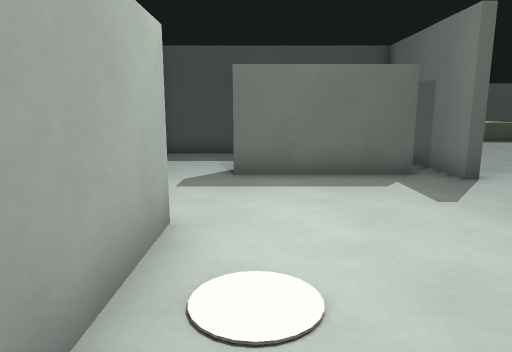
View 1 (above)

20 first-person views from a walk through a level from a Godot 3-D game. The camera is 1.4 m above the floor, tilts 10° down and sees 70° across. The floor is counted in squares, 1 m on a side. Each view is taken from the middle of a square. On the plan, view 1 faces up. The plan holds only what a view shows up to about 16 squares ahead; the rest is blank. Characters and animated objects are left out.

View 2
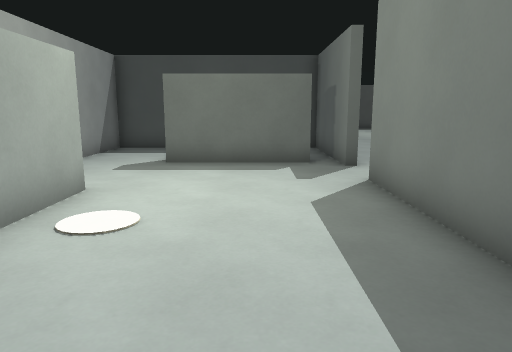

View 3
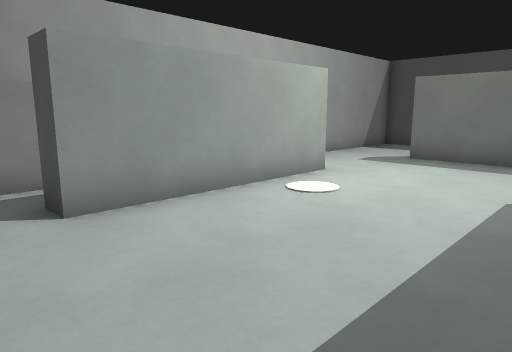

View 4
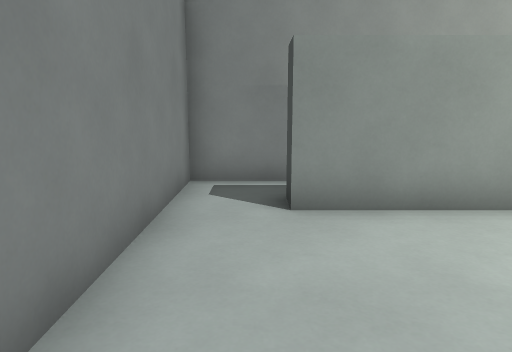

View 5
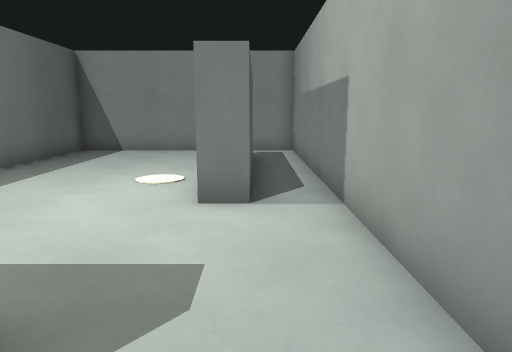

View 6
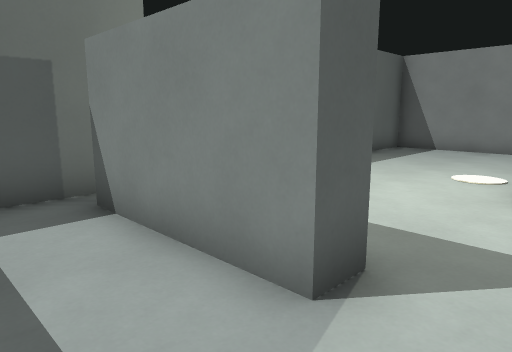

View 7
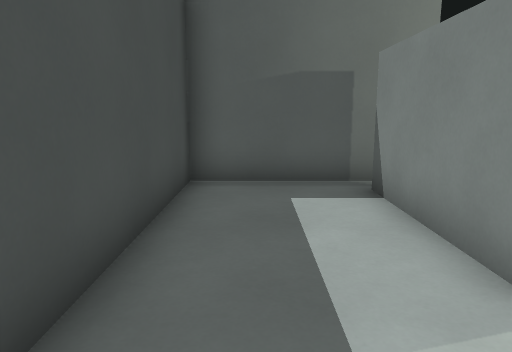

View 8
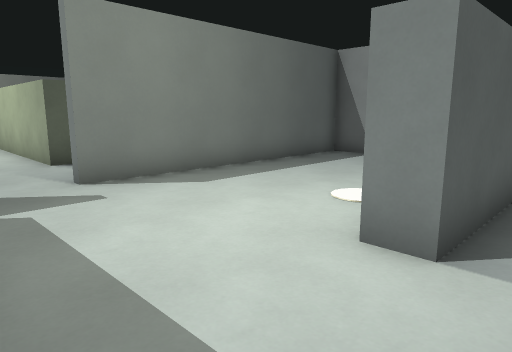

View 9
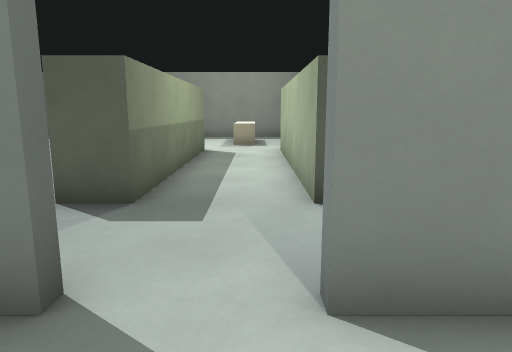

View 10
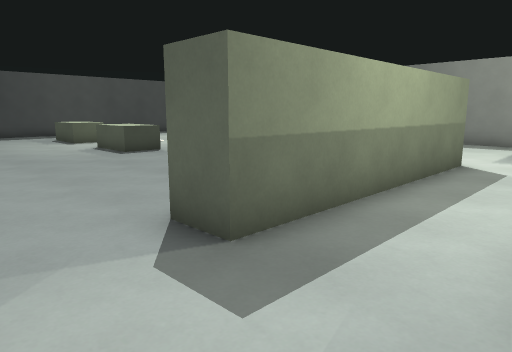

View 11
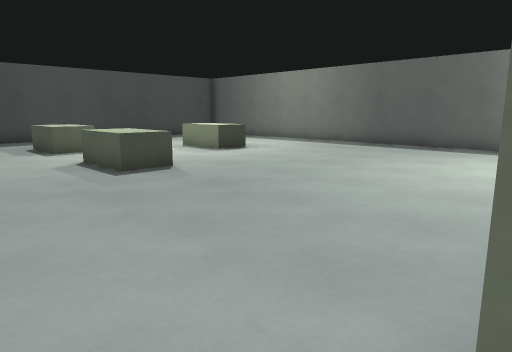

View 12
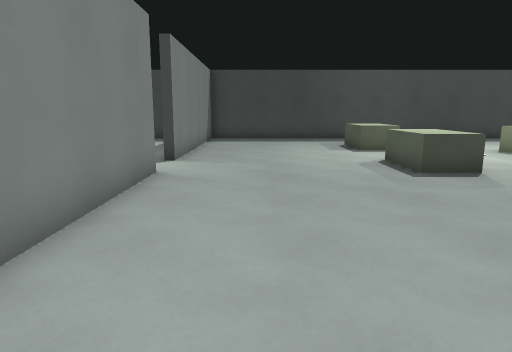

View 13
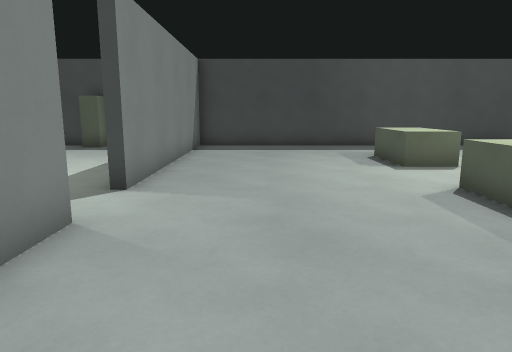

View 14
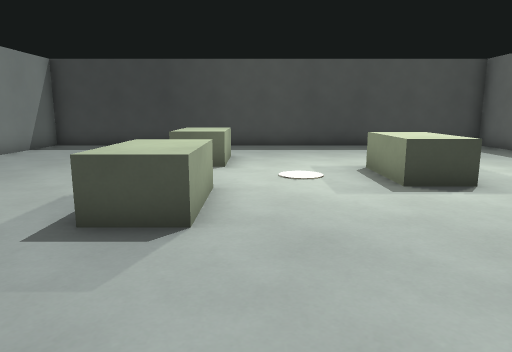

View 15
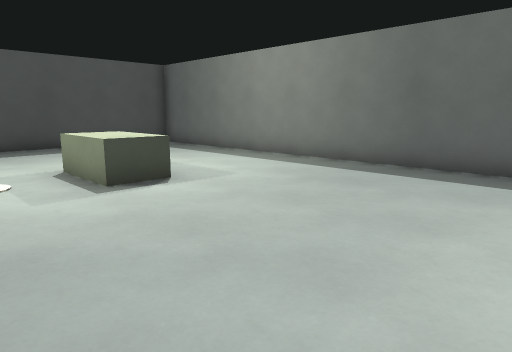

View 16
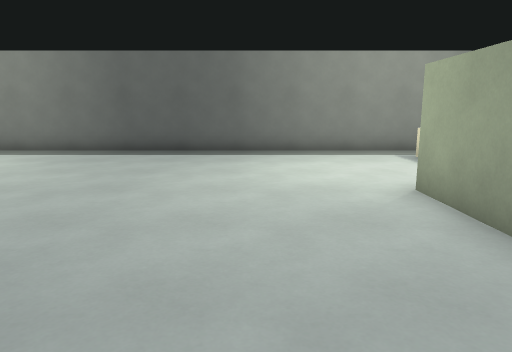

View 17
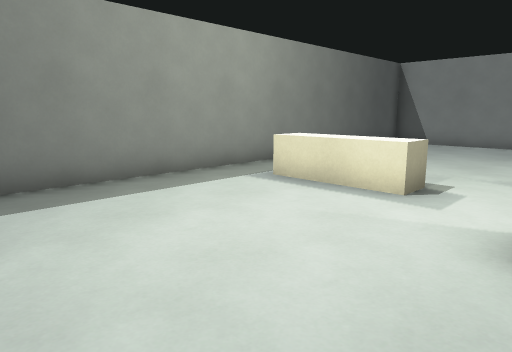

View 18
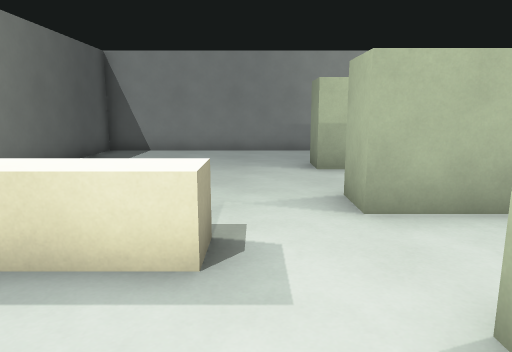

View 19
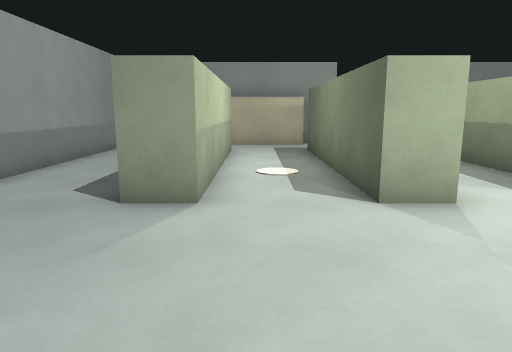

View 20
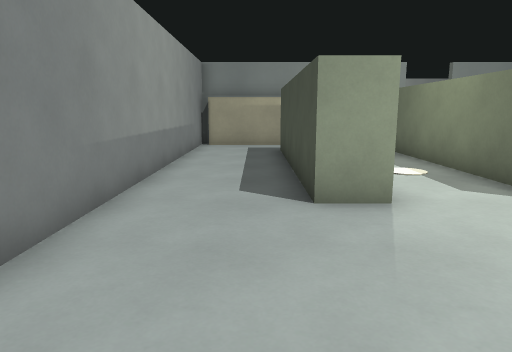

### Floor plan
Key: @ floor where view 1 was taken; # wall or solid block; . floor; ^ raised ledge; B block; O other object.
Columns run from 4 left of view 1 to 23 right of it. Each row starts with its distance up from view 1.
 29         ###################
 28     BB  #.............     #
 27     ..  #.............    .#
 26     ... #.............   ..#
 25      .. #.............  ...#
 24      ...#......^^.....  ...#
 23       ..#......^^....  ....#
 22       ..#...........^^.....#
 21        .#...........^^.....#
 20        .#...........^^.....#
 19         .......^^..........#
 18         .......^^..........#
 17         #..................#
 16         #..................#
 15         #..................#
 14         #..................#
 13         #..................#
 12 #########..................#
 11 #.......#..................#
 10 #.......#..................#
  9 #...OOOO#...#    ###.......#
  8 #...OOOO#...########.......#
  7 #.....................^^^..#
  6 #.....................^^^..#
  5 #.......#...########...   .#
  4 #.##....##..########....   #
  3 #.##.....#..............   #
  2 #.##.....#.............. . #
  1 #.##.....#..########....   #
  0 #.##@....#..########.....  #
 -1 #.##.....#.................#
 -2 #........#.................#
 -3 #........#.................#
 -4 ############################

Positions as (right, up) in squares from view 1, and headings:
1: (0, 0), facing up
2: (2, -2), facing up
3: (4, -3), facing up-left
4: (4, -2), facing left
5: (-2, 10), facing down
6: (-2, 11), facing down-right
7: (-3, 11), facing right
8: (-3, 8), facing down-right
9: (2, 6), facing right
10: (5, 5), facing up-right
11: (7, 9), facing up-right
12: (7, 9), facing up
13: (7, 13), facing up
14: (13, 13), facing up
15: (13, 13), facing up-right
16: (9, 12), facing right
17: (15, 13), facing down-right
18: (17, 10), facing down
19: (21, 2), facing left
20: (21, -1), facing left
